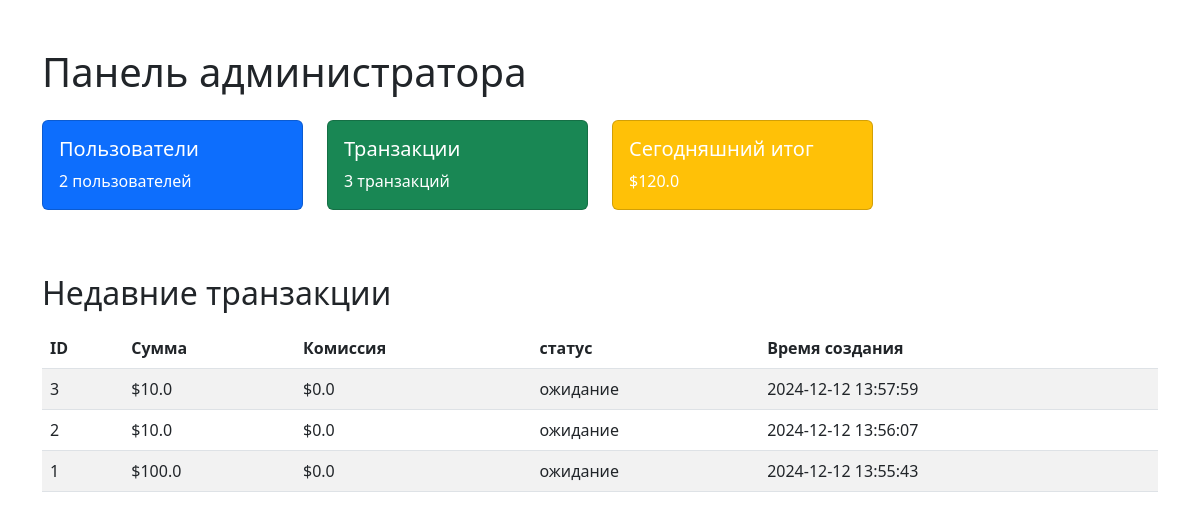
Page /admin (signed in) on the earlier database version.
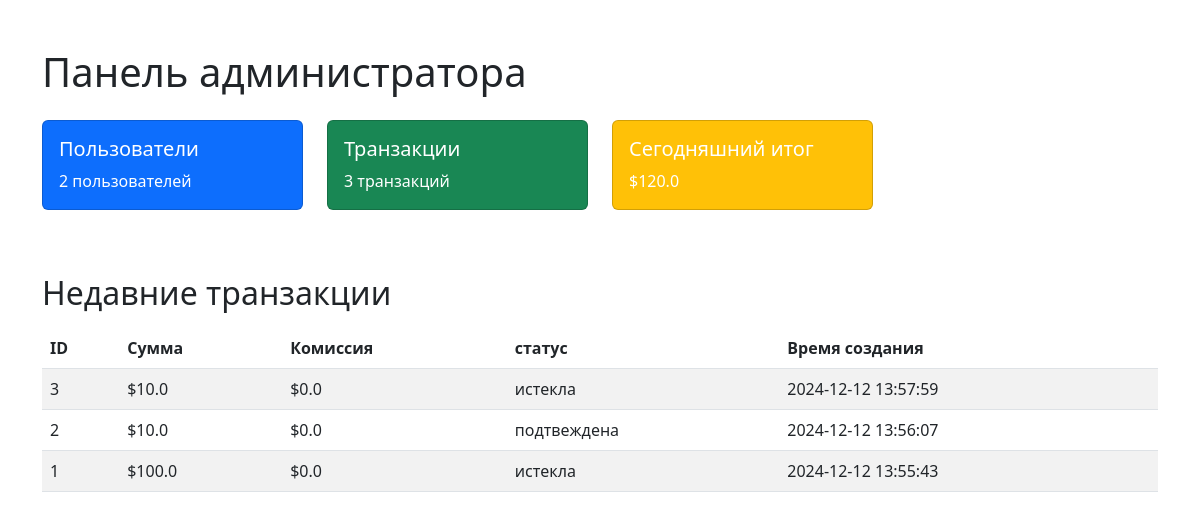
Same page on the later database version.
### app.py (models this page shows, shortened)
class Transaction(db.Model):
    id = db.Column(db.Integer, primary_key=True)
    amount = db.Column(db.Float, nullable=False)
    commission = db.Column(db.Float, nullable=False)
    status = db.Column(db.String(20), nullable=False, default='ожидание')
    created_at = db.Column(db.DateTime, nullable=False, server_default=db.func.now())
    user_id = db.Column(db.Integer, db.ForeignKey('user.id'), nullable=False)
    user = db.relationship('User', backref=db.backref('transactions', lazy=True))

### app.py (the view)
@app.route('/admin')
def admin_dashboard():
    if session.get('role') != 'admin':
        if session.get('role') != 'user':
            return redirect(url_for('login'))
        else:
            return redirect(url_for('admin_transactions'))
    user_count = User.query.count()
    transaction_count = Transaction.query.count()
    total_transaction_sum = db.session.query(db.func.sum(Transaction.amount)).filter(Transaction.created_at >= datetime.now().date()).scalar() or 0.0
    recent_transactions = Transaction.query.order_by(Transaction.created_at.desc()).limit(5).all()
    return render_template('dashboard.html', user_count=user_count, transaction_count=transaction_count, total_transaction_sum=total_transaction_sum, recent_transactions=recent_transactions)

### templates/dashboard.html (shortened to what this page needs)
<!DOCTYPE html>
<html lang="ru">
<head>
    <link rel="stylesheet" href="https://cdn.jsdelivr.net/npm/bootstrap@5.3.0/dist/css/bootstrap.min.css">
</head>
<body>
    <div class="container mt-5">
        <h1>Панель администратора</h1>
        <div class="row mt-4">
            <div class="col-md-3">
                <div class="card text-white bg-primary mb-3">
                    <div class="card-body">
                        <h5 class="card-title">Пользователи</h5>
                        <p class="card-text">{{ user_count }} пользователей</p>
                    </div>
                </div>
            </div>
            <div class="col-md-3">
                <div class="card text-white bg-success mb-3">
                    <div class="card-body">
                        <h5 class="card-title">Транзакции</h5>
                        <p class="card-text">{{ transaction_count }} транзакций</p>
                    </div>
                </div>
            </div>
            <div class="col-md-3">
                <div class="card text-white bg-warning mb-3">
                    <div class="card-body">
                        <h5 class="card-title">Сегодняшний итог</h5>
                        <p class="card-text">${{ total_transaction_sum }}</p>
                    </div>
                </div>
            </div>
        </div>
        <h2 class="mt-5">Недавние транзакции</h2>
        <table class="table table-striped mt-3">
            <thead>
                <tr>
                    <th>ID</th>
                    <th>Сумма</th>
                    <th>Комиссия</th>
                    <th>статус</th>
                    <th>Время создания</th>
                </tr>
            </thead>
            <tbody>
                {% for transaction in recent_transactions %}
                <tr>
                    <td>{{ transaction.id }}</td>
                    <td>${{ transaction.amount }}</td>
                    <td>${{ transaction.commission }}</td>
                    <td>{{ transaction.status }}</td>
                    <td>{{ transaction.created_at }}</td>
                </tr>
                {% endfor %}
            </tbody>
        </table>
    </div>
</body>
</html>

Differences in the rows shown:
changed Transaction id 3: status "ожидание" → "истекла"
changed Transaction id 2: status "ожидание" → "подтвеждена"
changed Transaction id 1: status "ожидание" → "истекла"
